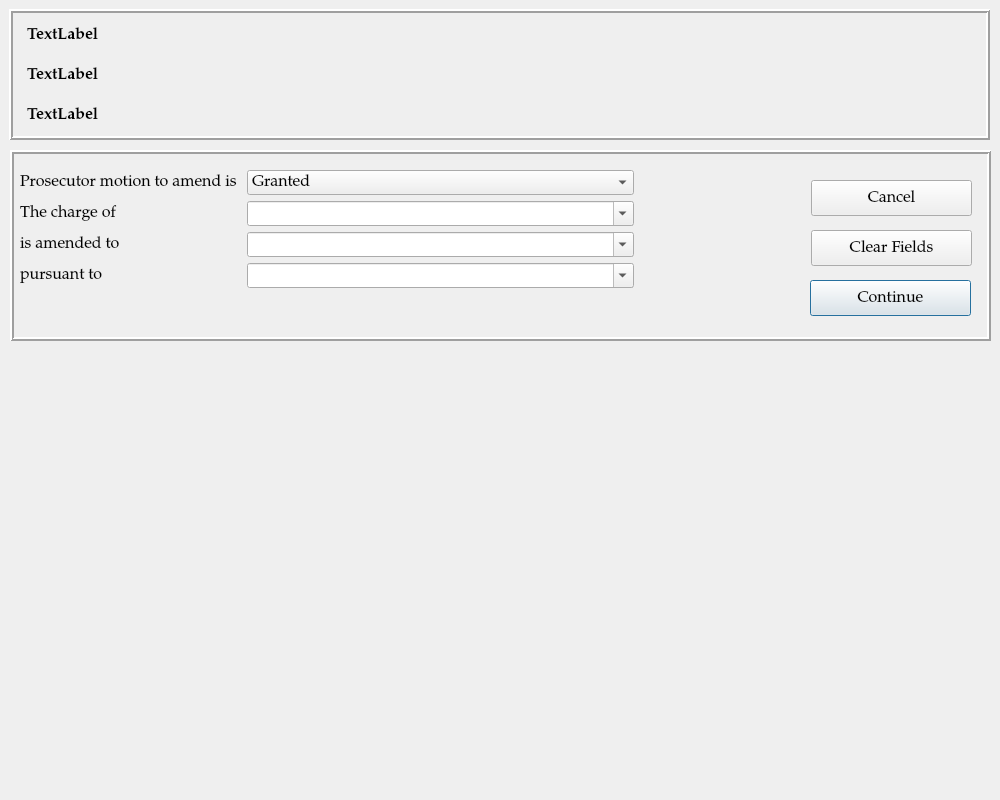
<?xml version="1.0" encoding="UTF-8"?>
<ui version="4.0">
 <class>AmendOffenseDialog</class>
 <widget class="QDialog" name="AmendOffenseDialog">
  <property name="geometry">
   <rect>
    <x>0</x>
    <y>0</y>
    <width>1000</width>
    <height>800</height>
   </rect>
  </property>
  <property name="sizePolicy">
   <sizepolicy hsizetype="Preferred" vsizetype="Preferred">
    <horstretch>0</horstretch>
    <verstretch>0</verstretch>
   </sizepolicy>
  </property>
  <property name="minimumSize">
   <size>
    <width>1000</width>
    <height>800</height>
   </size>
  </property>
  <property name="font">
   <font>
    <family>Palatino Linotype</family>
    <pointsize>12</pointsize>
   </font>
  </property>
  <property name="windowTitle">
   <string>Amendment</string>
  </property>
  <widget class="QFrame" name="case_information_frame">
   <property name="geometry">
    <rect>
     <x>9</x>
     <y>9</y>
     <width>981</width>
     <height>131</height>
    </rect>
   </property>
   <property name="sizePolicy">
    <sizepolicy hsizetype="Preferred" vsizetype="Preferred">
     <horstretch>0</horstretch>
     <verstretch>0</verstretch>
    </sizepolicy>
   </property>
   <property name="maximumSize">
    <size>
     <width>1000</width>
     <height>800</height>
    </size>
   </property>
   <property name="cursor">
    <cursorShape>ArrowCursor</cursorShape>
   </property>
   <property name="frameShape">
    <enum>QFrame::Box</enum>
   </property>
   <property name="frameShadow">
    <enum>QFrame::Raised</enum>
   </property>
   <property name="lineWidth">
    <number>2</number>
   </property>
   <widget class="QLabel" name="defendant_name_label">
    <property name="geometry">
     <rect>
      <x>18</x>
      <y>53</y>
      <width>831</width>
      <height>27</height>
     </rect>
    </property>
    <property name="font">
     <font>
      <pointsize>12</pointsize>
      <weight>75</weight>
      <bold>true</bold>
     </font>
    </property>
    <property name="text">
     <string>TextLabel</string>
    </property>
   </widget>
   <widget class="QLabel" name="case_number_label">
    <property name="geometry">
     <rect>
      <x>18</x>
      <y>13</y>
      <width>831</width>
      <height>27</height>
     </rect>
    </property>
    <property name="font">
     <font>
      <pointsize>12</pointsize>
      <weight>75</weight>
      <bold>true</bold>
     </font>
    </property>
    <property name="text">
     <string>TextLabel</string>
    </property>
   </widget>
   <widget class="QLabel" name="defendant_attorney_name_label">
    <property name="geometry">
     <rect>
      <x>18</x>
      <y>93</y>
      <width>821</width>
      <height>27</height>
     </rect>
    </property>
    <property name="font">
     <font>
      <pointsize>12</pointsize>
      <weight>75</weight>
      <bold>true</bold>
     </font>
    </property>
    <property name="text">
     <string>TextLabel</string>
    </property>
   </widget>
  </widget>
  <widget class="QFrame" name="frame_2">
   <property name="geometry">
    <rect>
     <x>10</x>
     <y>150</y>
     <width>981</width>
     <height>191</height>
    </rect>
   </property>
   <property name="frameShape">
    <enum>QFrame::Box</enum>
   </property>
   <property name="frameShadow">
    <enum>QFrame::Raised</enum>
   </property>
   <property name="lineWidth">
    <number>2</number>
   </property>
   <property name="midLineWidth">
    <number>0</number>
   </property>
   <widget class="QPushButton" name="continueButton">
    <property name="geometry">
     <rect>
      <x>800</x>
      <y>130</y>
      <width>161</width>
      <height>36</height>
     </rect>
    </property>
    <property name="text">
     <string>Continue</string>
    </property>
   </widget>
   <widget class="QPushButton" name="pushButton_3">
    <property name="geometry">
     <rect>
      <x>801</x>
      <y>30</y>
      <width>161</width>
      <height>36</height>
     </rect>
    </property>
    <property name="text">
     <string>Cancel</string>
    </property>
   </widget>
   <widget class="QWidget" name="layoutWidget">
    <property name="geometry">
     <rect>
      <x>10</x>
      <y>20</y>
      <width>614</width>
      <height>152</height>
     </rect>
    </property>
    <layout class="QFormLayout" name="formLayout">
     <item row="0" column="0">
      <widget class="QLabel" name="label">
       <property name="text">
        <string>Prosecutor motion to amend is </string>
       </property>
      </widget>
     </item>
     <item row="0" column="1">
      <widget class="QComboBox" name="motion_decision_box">
       <property name="editable">
        <bool>false</bool>
       </property>
       <item>
        <property name="text">
         <string>Granted</string>
        </property>
       </item>
       <item>
        <property name="text">
         <string>Denied</string>
        </property>
       </item>
      </widget>
     </item>
     <item row="1" column="0">
      <widget class="QLabel" name="label_2">
       <property name="text">
        <string>The charge of </string>
       </property>
      </widget>
     </item>
     <item row="1" column="1">
      <widget class="QComboBox" name="original_charge_box">
       <property name="editable">
        <bool>true</bool>
       </property>
      </widget>
     </item>
     <item row="2" column="0">
      <widget class="QLabel" name="label_3">
       <property name="text">
        <string>is amended to</string>
       </property>
      </widget>
     </item>
     <item row="2" column="1">
      <widget class="QComboBox" name="amended_charge_box">
       <property name="editable">
        <bool>true</bool>
       </property>
      </widget>
     </item>
     <item row="3" column="0">
      <widget class="QLabel" name="label_4">
       <property name="text">
        <string>pursuant to</string>
       </property>
      </widget>
     </item>
     <item row="3" column="1">
      <widget class="QComboBox" name="pursuant_to_box">
       <property name="editable">
        <bool>true</bool>
       </property>
      </widget>
     </item>
    </layout>
   </widget>
   <widget class="QPushButton" name="pushButton_2">
    <property name="geometry">
     <rect>
      <x>801</x>
      <y>80</y>
      <width>161</width>
      <height>36</height>
     </rect>
    </property>
    <property name="text">
     <string>Clear Fields</string>
    </property>
   </widget>
  </widget>
 </widget>
 <tabstops>
  <tabstop>motion_decision_box</tabstop>
  <tabstop>original_charge_box</tabstop>
  <tabstop>amended_charge_box</tabstop>
  <tabstop>pursuant_to_box</tabstop>
  <tabstop>continueButton</tabstop>
  <tabstop>pushButton_2</tabstop>
  <tabstop>pushButton_3</tabstop>
 </tabstops>
 <resources/>
 <connections>
  <connection>
   <sender>continueButton</sender>
   <signal>clicked()</signal>
   <receiver>AmendOffenseDialog</receiver>
   <slot>proceed_to_ability_to_pay()</slot>
   <hints>
    <hint type="sourcelabel">
     <x>810</x>
     <y>280</y>
    </hint>
    <hint type="destinationlabel">
     <x>499</x>
     <y>375</y>
    </hint>
   </hints>
  </connection>
  <connection>
   <sender>continueButton</sender>
   <signal>released()</signal>
   <receiver>AmendOffenseDialog</receiver>
   <slot>close_window()</slot>
   <hints>
    <hint type="sourcelabel">
     <x>810</x>
     <y>280</y>
    </hint>
    <hint type="destinationlabel">
     <x>528</x>
     <y>375</y>
    </hint>
   </hints>
  </connection>
  <connection>
   <sender>pushButton_3</sender>
   <signal>clicked()</signal>
   <receiver>AmendOffenseDialog</receiver>
   <slot>close_window()</slot>
   <hints>
    <hint type="sourcelabel">
     <x>830</x>
     <y>193</y>
    </hint>
    <hint type="destinationlabel">
     <x>853</x>
     <y>144</y>
    </hint>
   </hints>
  </connection>
  <connection>
   <sender>pushButton_2</sender>
   <signal>clicked()</signal>
   <receiver>original_charge_box</receiver>
   <slot>clearEditText()</slot>
   <hints>
    <hint type="sourcelabel">
     <x>844</x>
     <y>250</y>
    </hint>
    <hint type="destinationlabel">
     <x>594</x>
     <y>214</y>
    </hint>
   </hints>
  </connection>
  <connection>
   <sender>pushButton_2</sender>
   <signal>clicked()</signal>
   <receiver>amended_charge_box</receiver>
   <slot>clearEditText()</slot>
   <hints>
    <hint type="sourcelabel">
     <x>823</x>
     <y>240</y>
    </hint>
    <hint type="destinationlabel">
     <x>606</x>
     <y>265</y>
    </hint>
   </hints>
  </connection>
  <connection>
   <sender>pushButton_2</sender>
   <signal>clicked()</signal>
   <receiver>pursuant_to_box</receiver>
   <slot>clearEditText()</slot>
   <hints>
    <hint type="sourcelabel">
     <x>812</x>
     <y>241</y>
    </hint>
    <hint type="destinationlabel">
     <x>632</x>
     <y>300</y>
    </hint>
   </hints>
  </connection>
  <connection>
   <sender>continueButton</sender>
   <signal>pressed()</signal>
   <receiver>AmendOffenseDialog</receiver>
   <slot>amend_offense()</slot>
   <hints>
    <hint type="sourcelabel">
     <x>843</x>
     <y>301</y>
    </hint>
    <hint type="destinationlabel">
     <x>769</x>
     <y>370</y>
    </hint>
   </hints>
  </connection>
 </connections>
 <slots>
  <slot>proceed_to_ability_to_pay()</slot>
  <slot>close_window()</slot>
  <slot>add_offense()</slot>
  <slot>amend_offense()</slot>
 </slots>
</ui>
